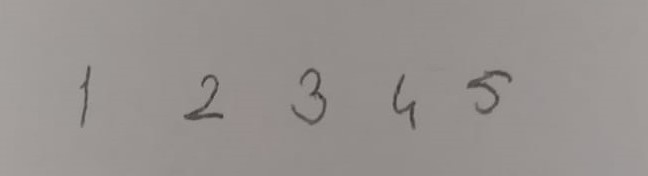
#> input picture testData1.png, 648 x 176 px
$ python mainKnn.py
#> lines starting #> are read from the running program, lines starting #| are printed output that depends on the picture; after the words box and inside, x2 and y2 are one past the last pixel; in counts of white or black regions, pixels touching at a corner belong together
### kNN_Sayı.py
import cv2 as cv
import numpy as np

def createKnn():
    knn = cv.ml.KNearest_create()
    img = cv.imread('digits.png')
    gray = cv.cvtColor(img, cv.COLOR_BGR2GRAY)
    cells = [np.hsplit(row,100) for row in np.vsplit(gray,50)]
    train = np.array(cells).reshape(-1,400).astype(np.float32)
    trainLabel = np.repeat(np.arange(10),500)
    return knn, train, trainLabel


def updateKnn(knn, train, trainLabel, newData=None, newDataLabel=None):
    if (newData is not None) and (newDataLabel is not None):
        print(train.shape, newData.shape)
        newData = newData.reshape(-1,400).astype(np.float32)
        train = np.vstack((train,newData))
        trainLabel = np.hstack((trainLabel,newDataLabel))
    knn.train(train,cv.ml.ROW_SAMPLE,trainLabel)
    return knn, train, trainLabel


def imgSet(img):
    rois=[]
    imgGray= cv.cvtColor(img,cv.COLOR_BGR2GRAY)
    imgBlur= cv.GaussianBlur(imgGray,(11,11),0)
    imgThresh = cv.adaptiveThreshold(imgBlur,255,cv.ADAPTIVE_THRESH_GAUSSIAN_C,cv.THRESH_BINARY_INV,5,1)
    kontur,_=cv.findContours(imgThresh,cv.RETR_TREE,cv.CHAIN_APPROX_SIMPLE)
    for k in kontur:
        (x,y,w,h)=cv.boundingRect(k)
        rois.append((x,y,w,h))
        if cv.contourArea(k) > 150:
            cv.rectangle(imgThresh, (x - 20, y - 10), (w + x + 20, h + y + 10), (255, 255, 255), 1)
    return rois, imgThresh

### mainKnn.py
import cv2 as cv
import numpy as np
import kNN_Sayı as kNN

img= cv.imread('testData1.png')
#> img is the input picture: shape (176, 648, 3); mean B, G, R 143.4, 146.3, 151.3
knn, train, trainLabel = kNN.createKnn()
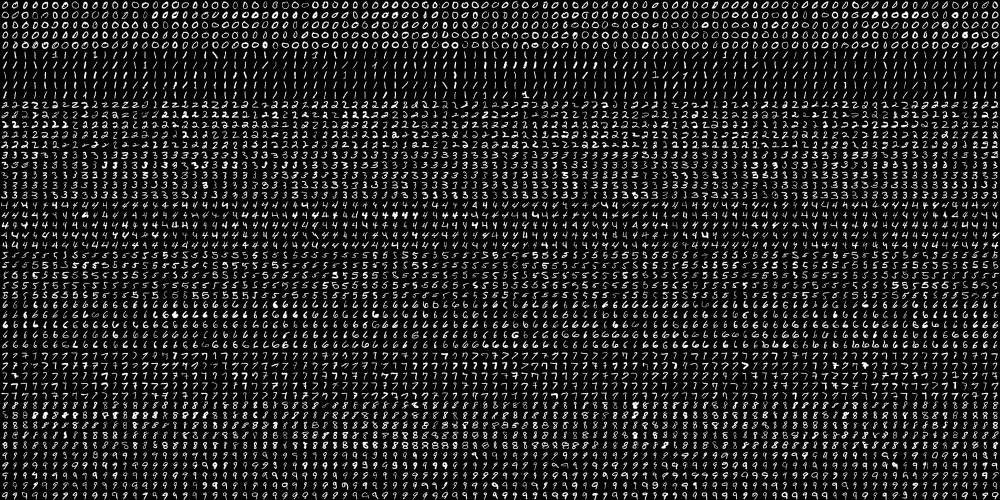
#> input picture digits.png, 2000 x 1000 px (shown at 1/2 size)
#> in createKnn, img is the input picture: shape (1000, 2000, 3); min 0, max 255, mean 33.8
#> in createKnn, `cells = [np.hsplit(row,100) for row in np.vsplit(gray,50)]`: cells = 50 items
#> in createKnn, `train = np.array(cells).reshape(-1,400).astype(np.float32)`:
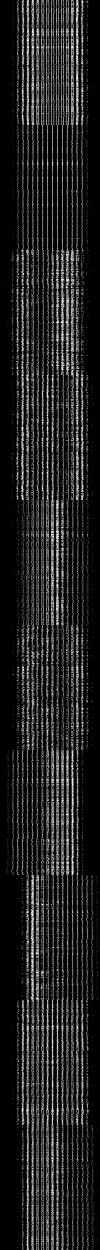
#> train: shape (5000, 400) float32 (shown at 1/4 size); min 0, max 255, mean 33.8
#> trainLabel = 5000 values from 0 to 9
knn, train, trainLabel = kNN.updateKnn(knn, train, trainLabel)

rois, imgThresh = kNN.imgSet(img)
#> in imgSet, `imgThresh = cv.adaptiveThreshold(imgBlur,255,cv.ADAPTIVE_THRESH_GAUSSI..`:
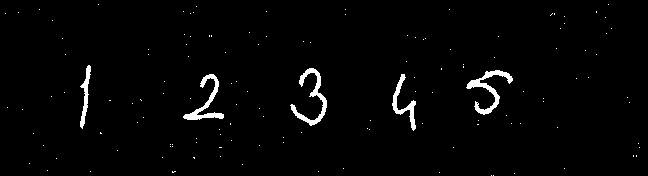
#> imgThresh: shape (176, 648); 2% white; 136 white regions (131 under 20 px)
#> in imgSet, `kontur,_=cv.findContours(imgThresh,cv.RETR_TREE,cv.CHAIN_APPROX_SIMPLE)`: kontur = 137 contours, 132 with area under 20; largest, box (x1, y1, x2, y2) and area: (466, 70, 513, 115) 429, (290, 68, 327, 126) 409, (183, 74, 224, 120) 374, (392, 74, 416, 131) 280, (80, 65, 91, 129) 206
#> the loop in imgSet, `for k in kontur:` made 137 passes
#> (x, y, w, h) on passes 1 to 12: (493, 175, 1, 1), (491, 175, 1, 1), (514, 173, 1, 1), (439, 172, 1, 1), (318, 171, 1, 1), (172, 171, 4, 2), (90, 171, 1, 1), (47, 170, 1, 1), (564, 168, 1, 1), (343, 168, 1, 1), (242, 164, 1, 1), (29, 163, 1, 1)
#> (k, x, y, w, h) on passes 14, 17, 18, 22, 38, 43: ([[193, 157], [194, 158], [194, 157]], 193, 157, 2, 2), ([[636, 155], [636, 156]], 636, 155, 1, 2), ([[633, 155], [633, 156]], 633, 155, 1, 2), ([[219, 147], [221, 147]], 219, 147, 3, 1), ([[100, 132], [100, 133], [101, 133]], 100, 132, 2, 2), ([[477, 124], [478, 124]], 477, 124, 2, 1)
#> after the loop in imgSet, `for k in kontur:`:
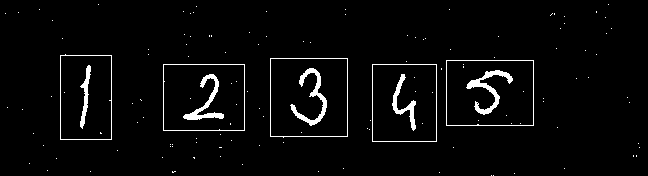
#> imgThresh: shape (176, 648); 3.3% white; 134 white regions (124 under 20 px), largest, box (x1, y1, x2, y2) and area: (466, 70, 513, 115) 537, (290, 68, 327, 126) 523, (183, 74, 224, 120) 474
#> after the loop in imgSet, `for k in kontur:`: rois = 137 items, first 6: (493, 175, 1, 1), (491, 175, 1, 1), (514, 173, 1, 1), (439, 172, 1, 1), (318, 171, 1, 1), (172, 171, 4, 2)
digits=[]
for r in rois:
    x, y, w, h = r
    if (w > 10) & (h > 10):
        Ri = imgThresh[y - 10:y + h + 10, x - 20:x + w + 20]
        Ri = cv.resize(Ri, (20, 20), interpolation=cv.INTER_AREA)
        outData = Ri.reshape(-1, 400).astype(np.float32)
        ret, result, neighbours, dist = knn.findNearest(outData, k=5)
        result = int(result[0][0])
        cv.putText(img,str(result),(x,y-20),cv.FONT_HERSHEY_SIMPLEX,1,(0,0,255),2)
        cv.imshow("result",img)
        print("sonuc",result)
#> this loop made 137 passes
#> (x, y, w, h, ret, result, neighbours, dist) on passes 79, 80, 81, 84, 86: (392, 74, 24, 57, 4, 4, [[4, 4, 4, 4, 9]], [[889828, 938089, 966837, 975050, 980192]]), (183, 74, 41, 46, 2, 2, [[2, 2, 2, 2, 2]], [[994694, 1281952, 1292360, 1293722, 1347285]]), (466, 70, 47, 45, 8, 8, [[8, 3, 8, 5, 8]], [[1247081, 1366235, 1476494, 1479158, 1492260]]), (290, 68, 37, 58, 3, 3, [[3, 3, 9, 5, 3]], [[1162412, 1201565, 1211576, 1221282, 1253552]]), (80, 65, 11, 64, 1, 1, [[1, 1, 1, 1, 1]], [[466558, 533044, 536113, 544823, 597470]])
#| sonuc 4
#| sonuc 2
#| sonuc 8
#| sonuc 3
#| sonuc 1
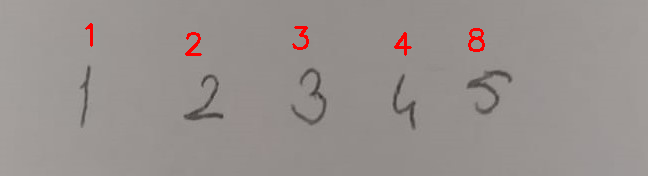
#> img: shape (176, 648, 3); 0.67% of pixels changed, all inside (x1, y1, x2, y2) = (85, 23, 485, 56)
cv.waitKey(0)
cv.destroyAllWindows()
